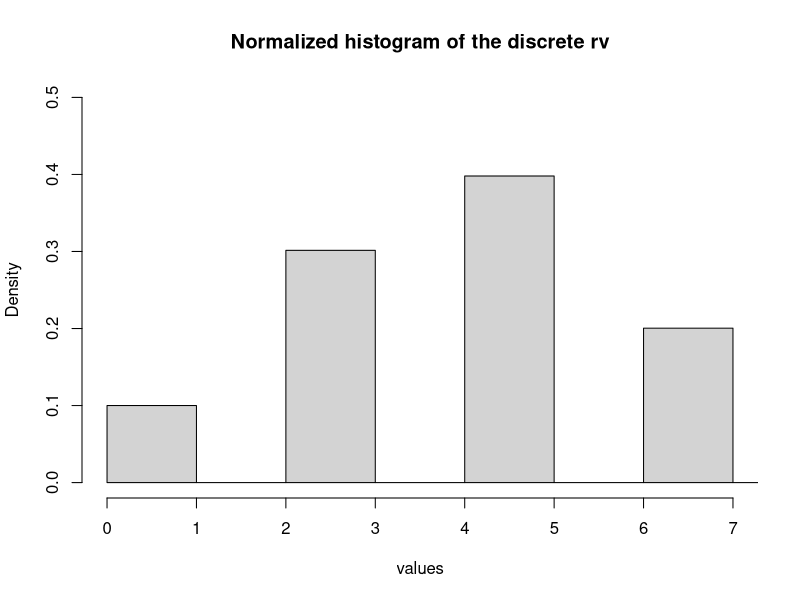

Recreate this plot in R.
# Solution Exercise 4
# Author: Lionel Fillatre

n <- 100000 # number of samples
D <- matrix(runif(n),1,n) # uniform samples
U <- c(1,3,5,7) # values of the discrete random variable
bounds <- c(0.1,0.4,0.8,1) # increasing sort of cdf
ind <- apply(D,2,function(r) min(which(r<bounds))) # index of the interval of each value of D
X <- U[ind] # realizations of the discrete random variable

hist(X,
     freq=FALSE,
     breaks=seq(0,8,by=1),
     main="Normalized histogram of the discrete rv", 
     xlab="values",
     xlim = c(0, 7),
     ylim = c(0, 0.5)
     )
